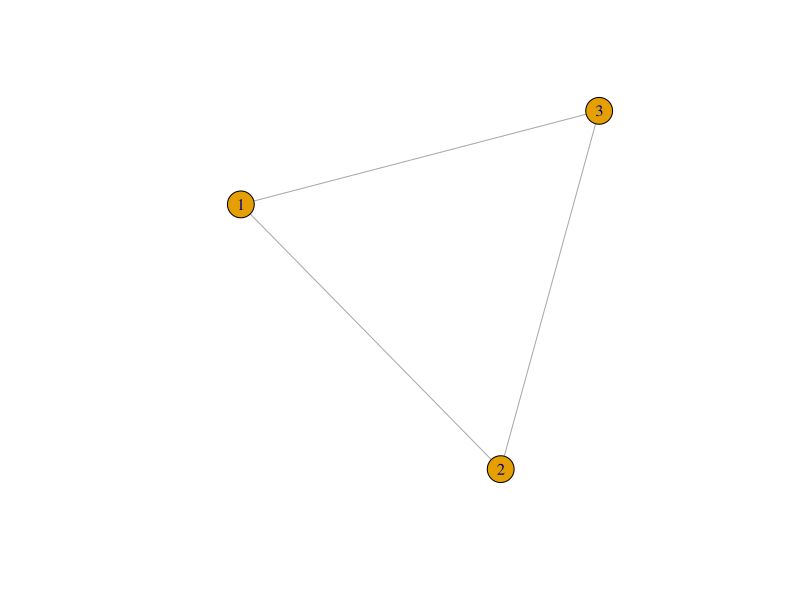
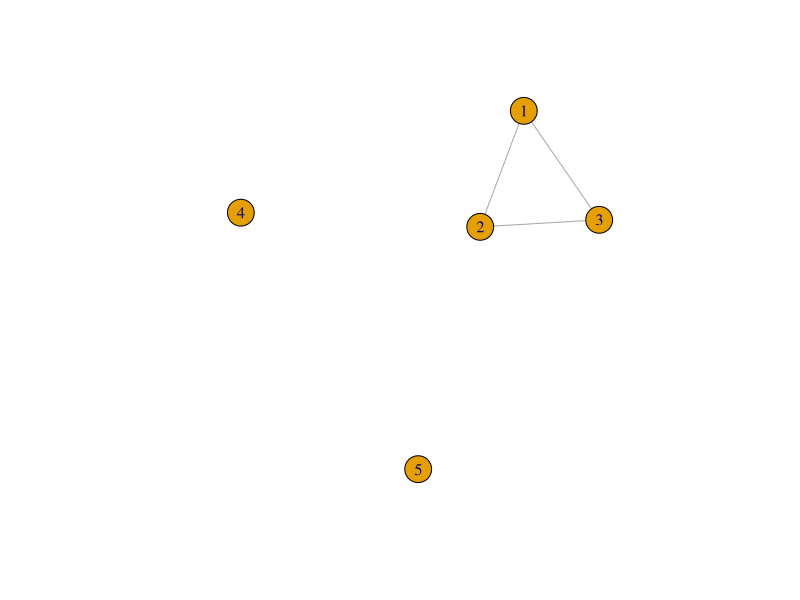
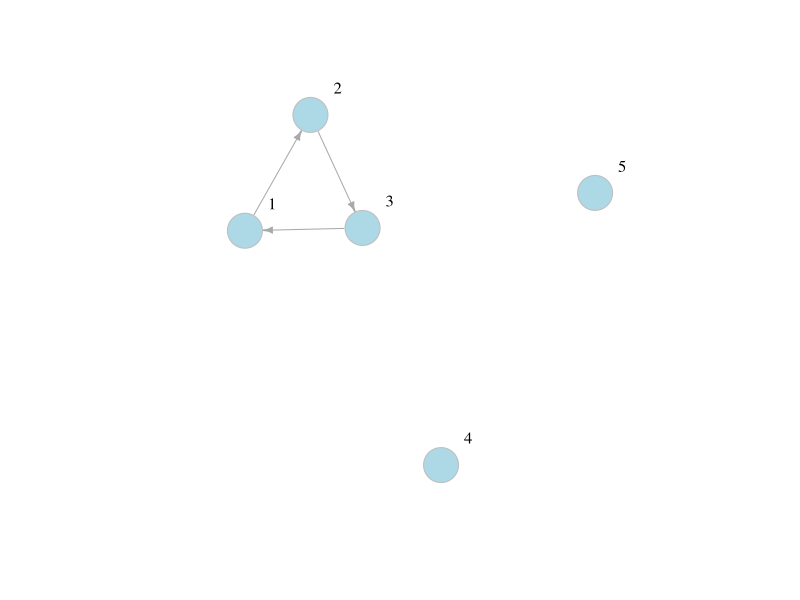
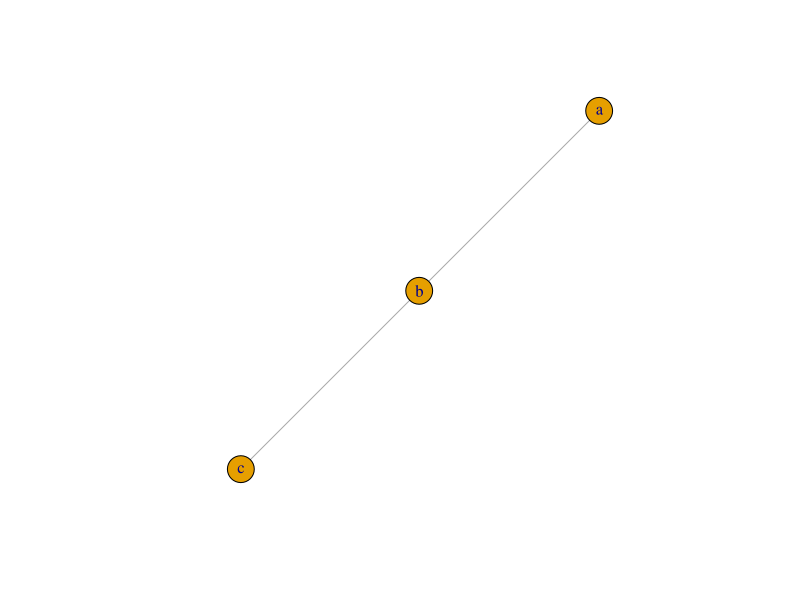
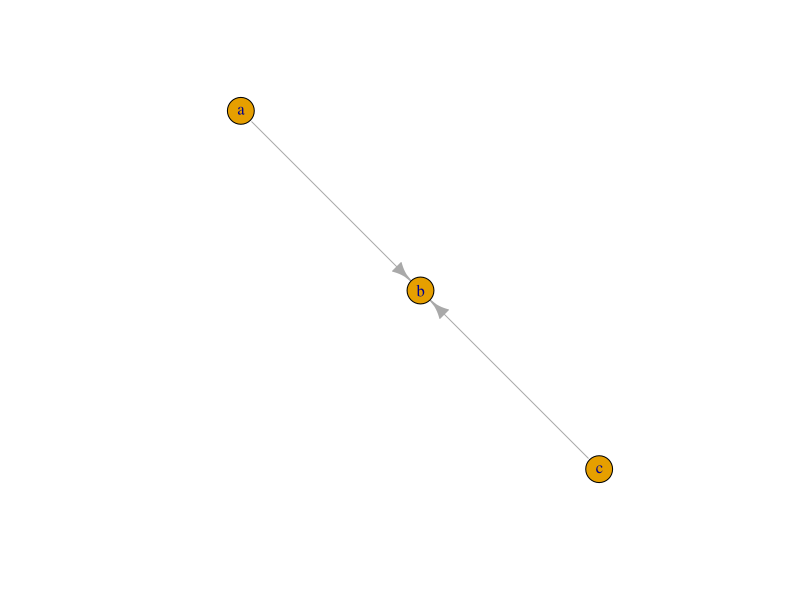
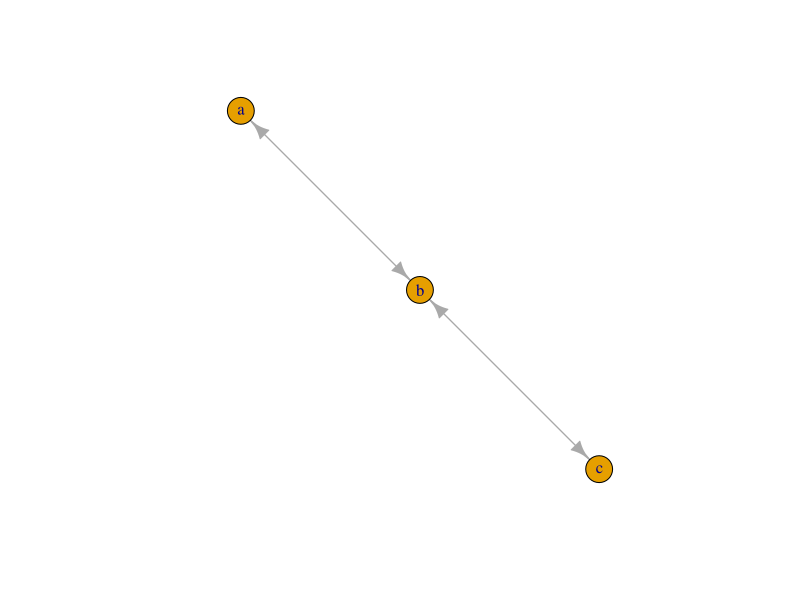
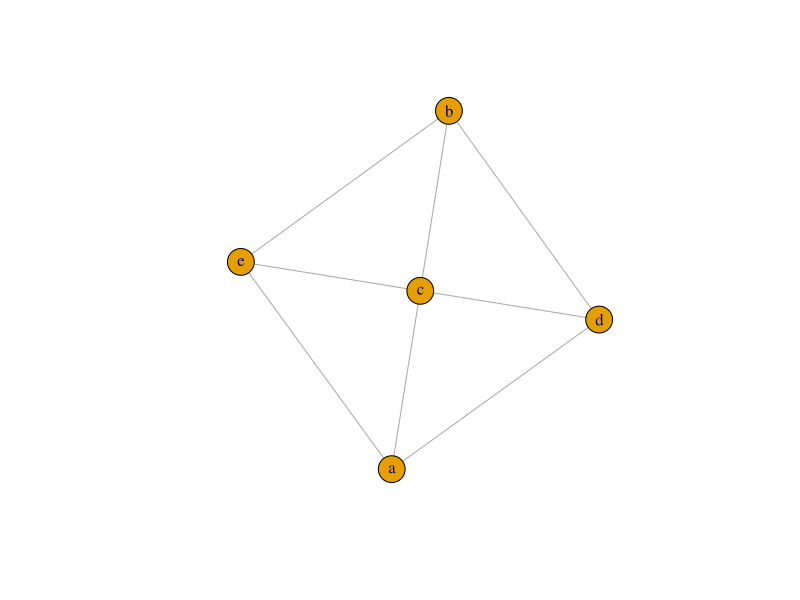
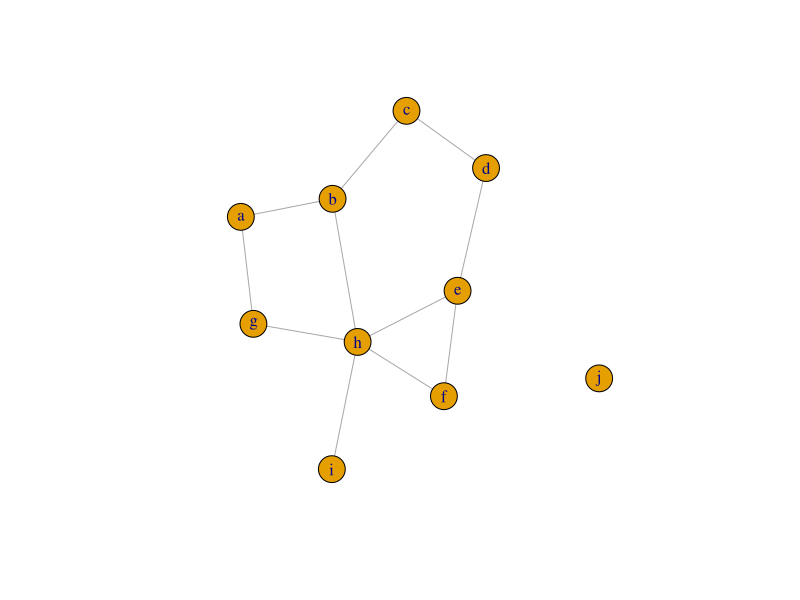

R code for these plots, in order: (Note: this script raises an error after producing the figures.)
library(igraph)

g1 <- graph(edges=c(1,2, 2,3, 3,1), directed=F)
g1
plot(g1)
class(g1)

g2 <- graph(edges=c(1,2, 2,3, 3,1), directed=F, n = 5)  # default is direted=T
g2
plot(g2)
class(g2)


g3 <- graph(edges=c(1,2, 2,3, 3,1), n = 5)  # default is direted=T
g3
plot(g3, 
     edge.arrow.size = 0.5, 
     vertex.color="lightblue", 
     vertex.size=20,
     vertex.frame.color="gray",
     vertex.label.color="black",
     vertex.label.cex=1,
     vertex.label.dist=3)
class(g3)


plot(graph_from_literal(a--b, b--c))
plot(graph_from_literal(a-+b, b+-c))
plot(graph_from_literal(a++b, b++c))
plot(graph_from_literal(a:b:c--c:d:e))
g1 <- graph_from_literal(a-b-c-d-e-f, a-g-h-b, h-e:f:i, j)
plot(g1)

# acessar vertices e arestas
E(g3)

V(g3)

# examinar matriz de redes diretamente
g3[]

# adcionar atributos à rede, vertices ou arestas
g5 <- graph(edges=c(1,2, 2,3, 2,3, 3,1), n = 5)  
plot(g5, 
     edge.arrow.size = 0.5, 
     vertex.color="lightblue", 
     vertex.size=20,
     vertex.frame.color="gray",
     vertex.label.color="black",
     vertex.label.cex=1,
     vertex.label.dist=0,
     edge.curved=0.5)

V(g5)$name
V(g5)$gender <- c("M", "F", "M", "F", "F")
E(g5)$type = "email" #atribuindo "email" a todas as arestas
E(g5)$weight = 10 # configura todas as arestas existentes para 10

edge_attr(g5)

vertex_attr(g5)

graph_attr(g5)

g5 = set_graph_attr(g5, "Nome", "Email de Serviço")
g5 = set_graph_attr(g5, "Teste", "Testando")
graph_attr_names(g5)
graph_attr(g5)
g5 = delete_graph_attr(g5, "Teste")
graph_attr(g5)

plot(g5,
     edge.arrow.size=0.5,
     vertex.label.color="black",
     vertex.label.dist=0,
     edge.curved=0.5,
     vertex.color=c("pink", "skyblue")[1+(V(g5)$gender=="M")])

g5s = simplify(g5,
                remove.multiple=T,
                remove.loops=T,
                edge.attr.comb = c(weight="sum", type="ignore"))

g5
g5s

# A descrição de um objeto igraph começa com até 4 letras:
# 1. D or U, para um grafo direcionado ou não-direcionado
# 2. N para um grafo nomeado (onde os nós têm um nomeatributo)
# 3. W para um grafo ponderado (onde as bordas têm um weight atributo)
# 4. B para um grafo bipartido (dois modos) (onde os nós tem um type atributo)
# 5. os dois numeros a seguir (5 4) se referem ao número de nós e arestas no grafo.

# A descriçãp também lista os atributos de nó e borda, por exemplo:
# 1. (g/c) - atributo de caractere no nível do grafo
# 2. (v/c) - atributo de caractere no nível do vértice
# 3. (e/n) - atributo numérico no nível da borda

g <- make_ring(10) + make_full_graph(5)
coords <- layout_(g, as_star())
plot(g, layout = coords)

# Grafo vazio
gv = make_empty_graph(40)
plot(gv,
     vertex.size=10,
     vertex.label=NA)

# Grafo Completo
gc = make_full_graph(40)
plot(gc,
     vertex.size=10,
     vertex.label=NA)

# Grafo estrela simples
es = make_star(40)
plot(es,
     vertex.size=10,
     vertex.label=NA,
     layout=layout_as_star)

# Grafo árvore
ga = make_tree(40, children=3, mode="undirected")
plot(ga,
     vertex.size=10,
     vertex.label=NA)
plot(ga,
     vertex.size=10,
     vertex.label=NA,
     layout=layout_on_grid)
plot(ga,
     vertex.size=10,
     vertex.label=NA,
     layout=layout_on_sphere)
plot(ga,
     vertex.size=10,
     vertex.label=NA,
     layout=layout_randomly)
plot(ga,
     vertex.size=10,
     vertex.label=NA,
     layout=layout_with_gem)
plot(ga,
     vertex.size=10,
     vertex.label=NA,
     layout=layout_with_graphopt)
plot(ga,
     vertex.size=10,
     vertex.label=NA,
     layout=layout_with_fr)
plot(ga,
     vertex.size=10,
     vertex.label=NA,
     layout=layout_with_dh)
plot(ga,
     vertex.size=10,
     vertex.label=NA,
     layout=component_wise)

# Grafo em Anel
ganel = make_ring(40)
plot(ganel,
     vertex.size=10,
     vertex.label=NA,
     layout=layout_in_circle)

# Modelo de Grafo aleatório Erdos-Renyi
#('n' é o número de nós, 'm' é o número de arestas)
er = sample_gnm(n=100, m=40)
plot(er,
     vertex.size=6,
     vertex.label=NA,
     layout=layout_in_circle)

# Modelo de mundo pequeno Watts-Strogatz
# Cria uma treliça (com dimensões e sizenós através da dimensão) e religa as arestas
#aleatóriamente com probabilidade p. A vizinhança na wual as arestas estão conectadas é nei.
#Você pode permitir loops e multiple arestas.
ws = sample_smallworld(dim=2, size=10, nei=1, p=0.1)
plot(ws,
     vertex.size=6,
     vertex.label=NA,
     layout=layout_in_circle)

# Modelo de anexo preferencial Barabasi-Albert para grafos sem escala
# (n é o número de nós, power é o poder do anexo (1 é linear)
# m é o número de arestas adicionadas em casa etapa do tempo)
ba = sample_pa(n=100, power=1, m=1, directed=F)
plot(ba,
     vertex.size=6,
     vertex.label=NA,
     layout=layout_nicely)

# igraph também pode fornecer alguns grafos historicos notáveis. Por exemplo:
z = graph("Zachary") # the Zachary Carate Club
plot(z,
     vertex.size=6,
     vertex.label=NA,
     layout=layout_nicely)

data(package = .packages(all.available = TRUE)) #traz todos os pacotes de dados dos pacotes que vc tem instalado no R

# A reconfiguração de um grafo
# each_edge() é um método de religação que altera os pontos finais da aresta uniformemente
# aleatoriamente com uma probabilidade prob
rg = rewire(ganel, each_edge(prob=0.1))
plot(rg,
     vertex.size=10,
     vertex.label=NA,
     layout=layout_nicely)

# rewire para conectar vértices a outros vértices a uma certa distância.
rn = connect.neighborhood(ganel, 5)
plot(rn,
     vertex.size=10,
     vertex.label=NA,
     layout=layout_nicely)

# Combine grafos (união separada, assumindo conjunto de vérices separados): %du%
plot(ganel,
     vertex.size=10,
     vertex.label=NA,
     layout=layout_nicely)

plot(ga,
     vertex.size=10,
     vertex.label=NA,
     layout=layout_nicely)

plot(ganel %du% ga,
     vertex.size=10,
     vertex.label=NA,
     layout=layout_nicely)

# Carregarndo conjunto de dados
nos = Dados1_MIDIA_NOS
ligacoes = Dados1_MIDIA_ARESTAS

head(nos)
head(ligacoes)

nrow(nos)
length(unique(nos$id))
nrow(ligacoes)
nrow(unique(ligacoes[,c("origem", "destino")]))

ligacoes = aggregate(ligacoes[,3], ligacoes[,-3], sum)

ligacoes = ligacoes[order(ligacoes$origem, ligacoes$destino),]

colnames(ligacoes)[4] = "peso"

rownames(ligacoes) = NULL

nos2 = Dados2_MIDIA_USUARIO_NOS
ligacoes2 = Dados2_MIDIA_USUARIO_ARESTAS


head(nos2)
head(ligacoes2)

# Podemos ver que ligacoes2 é uma matriz de adjacencia para uma rede de dois modos:

ligacoes2 = as.matrix(ligacoes2)

dim(ligacoes2)
dim(nos2)

graf = graph_from_data_frame(d=ligacoes, vertices=nos, directed=T)
class(graf)
graf
E(graf) # arestas
V(graf) # vértices
E(graf)$tipo
V(graf)$midia

plot(graf,
     edge.arrow.size = 0.5,
     vertex.color="lightblue",
     vertex.size=10,
     vertex.label=NA,
     vertex.frame.color="gray",
     vertex.label.color="black",
     vertex.label.cex=1,
     vertex.label.dist=0,
     layout=layout_nicely)

graf = simplify(graf,
                remove.multiple=FALSE,
                remove.loops=TRUE) 

plot(graf,
     edge.arrow.size = 0.5,
     vertex.color="lightblue",
     vertex.size=10,
     vertex.label=NA,
     vertex.frame.color="gray",
     vertex.label.color="black",
     vertex.label.cex=1,
     vertex.label.dist=0,
     layout=layout_nicely)

as_edgelist(graf, names=T)
as_adjacency_matrix(graf, attr="peso")
as_data_frame(graf, what="edges")
as_data_frame(graf, what="vertices")

graf2 = graph_from_incidence_matrix(ligacoes2)

table(V(graf2)$type)

graf2.bp = bipartite.projection(graf2)

as_incidence_matrix(graf2) %*% t(as_incidence_matrix(graf2))

t(as_incidence_matrix(graf2)) %*% as_incidence_matrix(graf2)

plot(graf2.bp$proj1,
     vertex.label.color="black",
     vertex.label.dist=1,
     vertex.size=7,
     vertex.label=nos2$midia[!is.na(nos2$tipo.midia)],
     layout=layout_nicely)

plot(graf2.bp$proj2,
     vertex.shape="sphere",
     vertex.label.color="black",
     vertex.label.dist=1,
     vertex.size=7,
     vertex.label=nos2$midia[is.na(nos2$tipo.midia)],
     layout=layout_nicely)

names(igraph:::.igraph.shapes)
?igraph.plotting

plot(graf,
     edge.arrow.size=0.1,
     edge.curved=0.1,
     vertex.size=7,
     vertex.shape="circle",
     vertex.color="orange",
     vertex.frame.color="#555555",
     vertex.label.color="black",
     vertex.label.dist=0,
     vertex.label=V(graf)$midia,
     vertex.label.cex=0.7,
     layout=layout_nicely)

# Gerar cores baseado no tipo de mídia
colrs = c("gray50", "tomato", "gold")

V(graf)$color= colrs[V(graf)$tipo.midia]

# Set o nó com base no tamanho da audiencia
V(graf)$size = V(graf)$tamanho.audiencia*0.7

V(graf)$label.color = "black"

V(graf)$label = NA

# Set a latgura da aresta baseado no peso
E(graf)$width = E(graf)$peso/6

# Alterar o tamanho da seta e a cor da aresta
E(graf)$arrow.size = 0.5
E(graf)$edge.color = "gray80"
E(graf)$width = 1 + E(graf)$peso/12
plot(graf, layout=layout_nicely)

# Substituir os atributos explicitamente no grafo
plot(graf,
     edge.color="orange",
     vertex.color="gray50",
     layout=layout_nicely)

# Legenda
plot(graf,
     layout=layout_nicely)
legend(x=1.2, y=1,
       c("Jornal", "Televisão", "Notícias On Line"),
       pch=21,
       col="#777777",
       pt.bg=colrs,
       pt.cex=2,
       cex=0.8,
       bty="n",
       ncol=1)

#Em redes semanticas, podemos plotar apenas os rótulos dos nós
plot(graf,
     edge.arrow.size=0.5,
     edge.color="gray70",
     edge.curved=0.1,
     vertex.size=7,
     vertex.shape="none",
     vertex.color="orange",
     vertex.frame.color="#555555",
     vertex.label.color="gray40",
     vertex.label.dist=0,
     vertex.label=V(graf)$midia,
     vertex.label.cex=0.7,
     layout=layout_nicely)

# Coloris as arestas dos grafos com base na cor do nó de origem
edge.start = ends(graf, es=E(graf), names=F)[,1]
edge.col = V(graf)$color[edge.start]
plot(graf,
     edge.color=edge.col,
     edge.curved=0.2,
     layout=layout_nicely)

